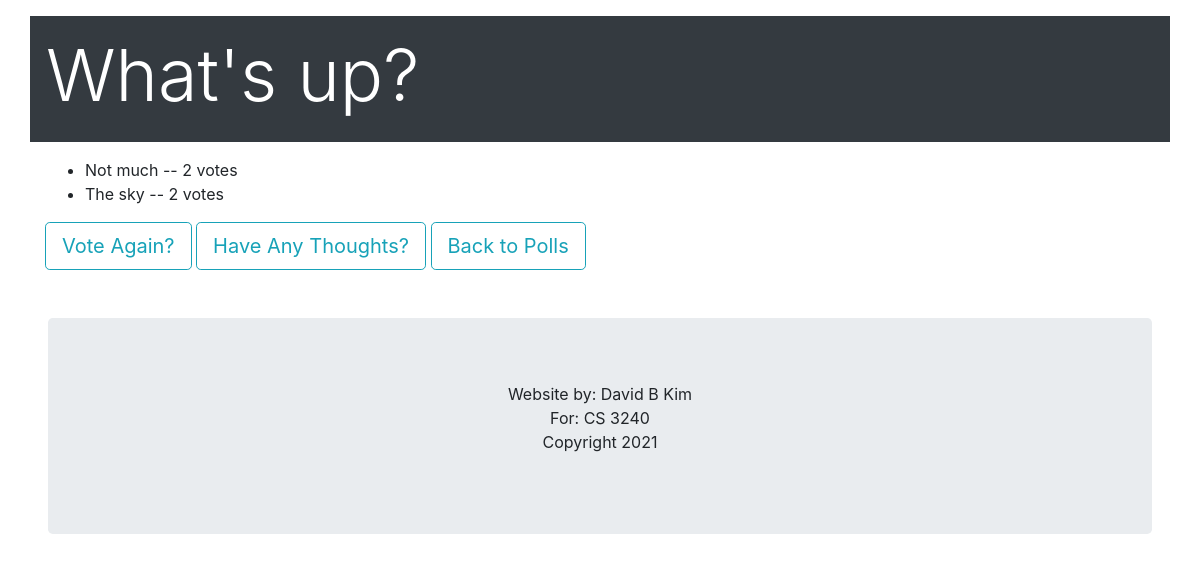
Before: /polls/1/results/ with the older database file.
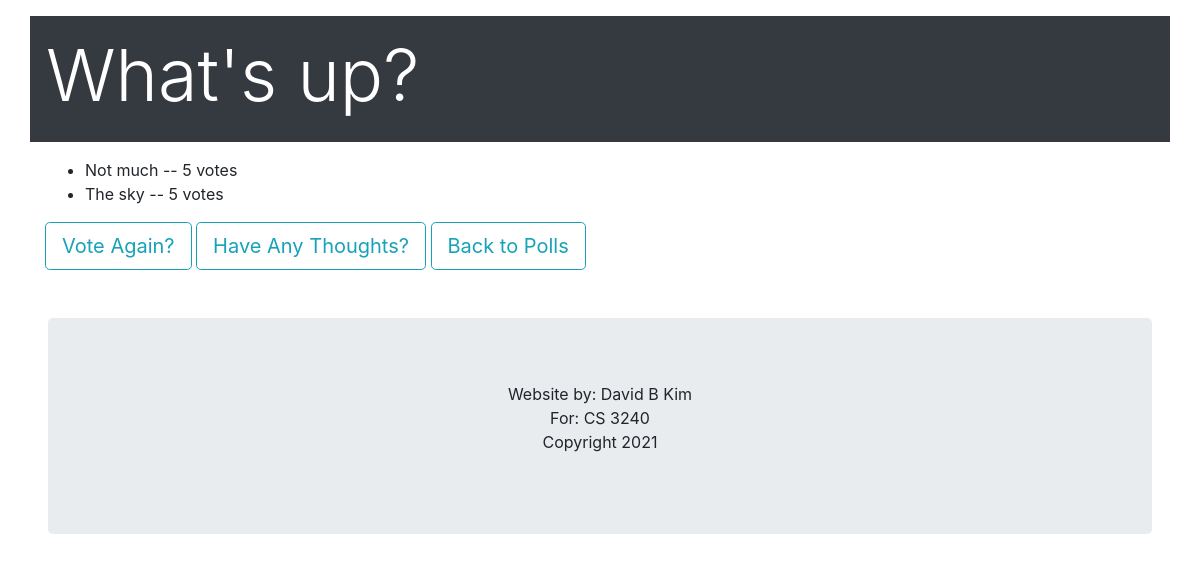
After: the same page with the newer database file.
### polls/models.py (models this page shows, shortened)
class Choice(models.Model):
    question = models.ForeignKey(Question, on_delete=models.CASCADE)
    choice_text = models.CharField(max_length=200)
    votes = models.IntegerField(default=0)

### polls/views.py (the view)
# urls.py: path('polls/<int:pk>/results/', views.ResultsView.as_view(), name='results'),
class ResultsView(generic.DetailView):
    model = Question
    template_name = 'polls/results.html'

### polls/templates/polls/results.html (shortened to what this page needs)
{% load bootstrap4 %}
{% bootstrap_css %}
{% load static %}
<div class="container p-3 my-3 bg-dark text-white">
  <h1 class="display-3">{{question.question_text}}</h1>
 </div>
<div class = "container">
<ul>
{% for choice in question.choice_set.all %}
    <li>{{ choice.choice_text }} -- {{ choice.votes }} vote{{ choice.votes|pluralize }}</li>
{% endfor %}
</ul>
    <a href="{% url 'polls:detail' question.id %}" class="btn btn-outline-info btn-lg" role="button">Vote Again?</a>
    <a href="{% url 'polls:post_thought' %}" class="btn btn-outline-info btn-lg" role="button">Have Any Thoughts?</a>
    <a href="{% url 'polls:index' %}" class="btn btn-outline-info btn-lg" role="button">Back to Polls</a>
    </div>
<div class="jumbotron m-5 text-center" style="margin-bottom:0">
  <p>Website by: David B Kim <br> For: CS 3240<br> Copyright 2021</p>
</div>

Changed rows visible on the page:
changed Choice "Not much": votes "2" → "5"
changed Choice "The sky": votes "2" → "5"
